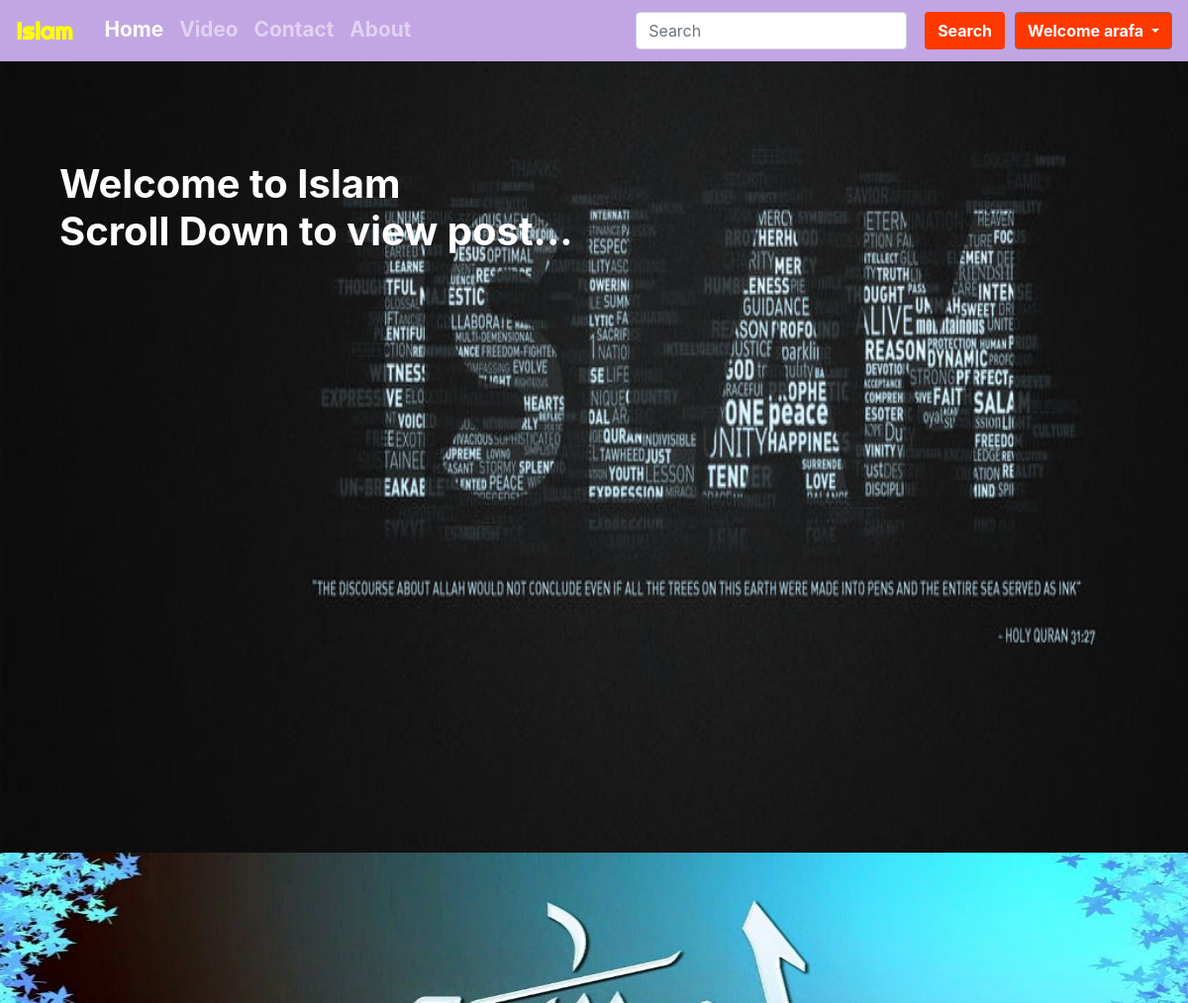
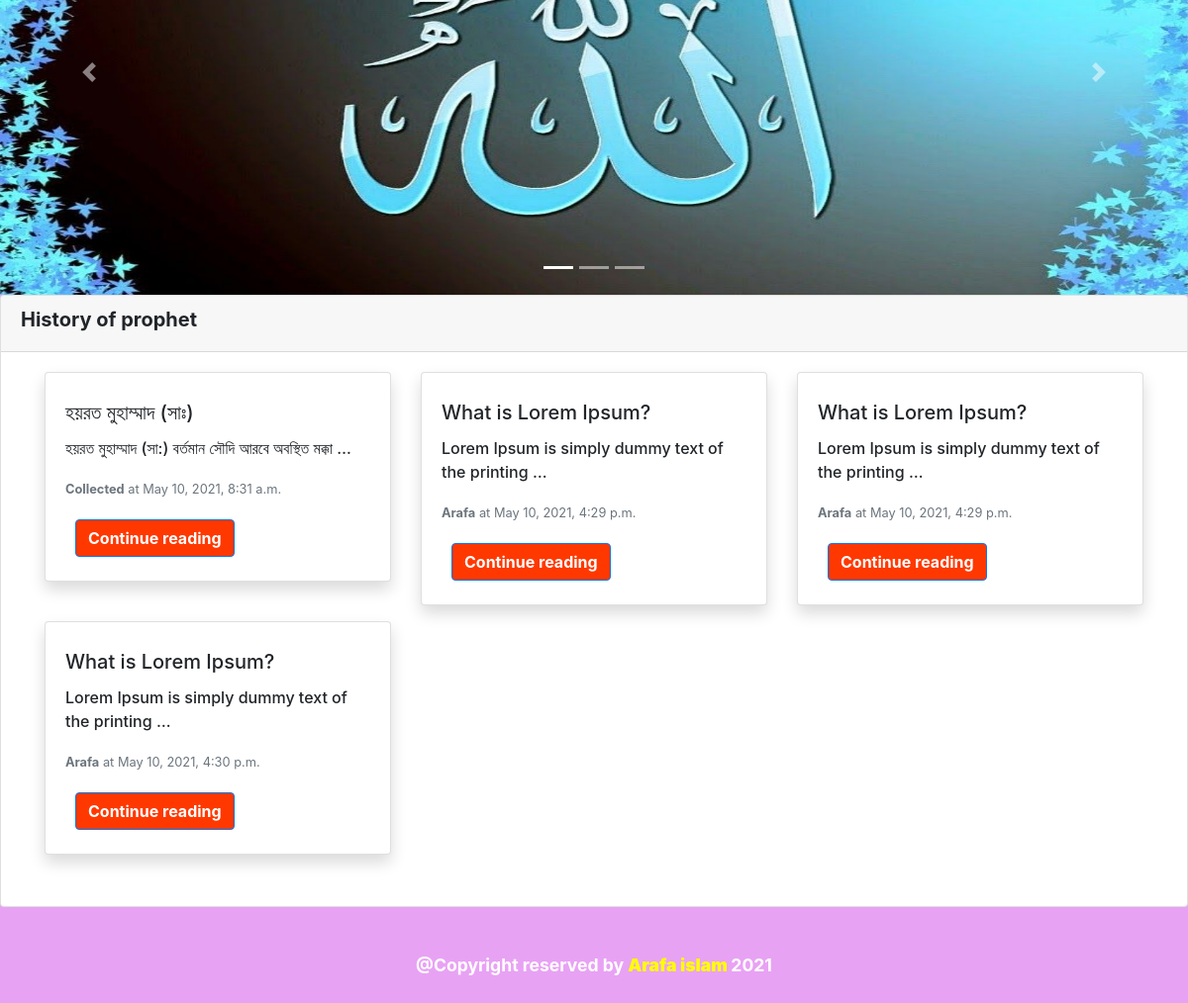
Screenshot of /myapp/ (signed in) with the database file from the repository (2 pictures, top to bottom).
### myapp/models.py (models this page shows, shortened)
class Post(models.Model):
    sno = models.AutoField(primary_key=True)
    title = models.CharField(max_length=300)
    slug = AutoSlugField(populate_from='title', unique_with='sno')
    content = models.TextField()
    author = models.CharField(max_length=25)
    timestamp = models.DateTimeField(default=now,blank=True)

### myapp/views.py (the view)
# urls.py: 2. Add a URL to urlpatterns:  path('', views.home, name='home')
def home(request):
    allposts=Post.objects.all()
    context ={'allposts':allposts}
    return render(request, "home.html",context)

### templates/home.html (shortened to what this page needs)
{% extends 'base.html' %}
{% block homeactive %}active{% endblock homeactive %}
{% block body %}
<div class="image2">
  <img style="height: 100vh; width: 100%;" src="/static/01.jpg" alt="pic">
<h1 class="mine3 text-white font-weight-bold">Welcome to Islam<p>Scroll Down to view post...</p></h1>
</div>
<div class="mine2 mt-0">
  <div id="carouselExampleCaptions" class="carousel slide" data-ride="carousel">
      <ol class="carousel-indicators">
        <li data-target="#carouselExampleCaptions" data-slide-to="0" class="active"></li>
        <li data-target="#carouselExampleCaptions" data-slide-to="1"></li>
        <li data-target="#carouselExampleCaptions" data-slide-to="2"></li>
      </ol>
      <div class="carousel-inner">
        <div class="carousel-item active">
          <img src="/static/20.jpg" class="d-block w-100" style="height: 450px;"alt="...">
          <div class="carousel-caption d-none d-md-block">
          </div>
        </div>
      </div>
      <a class="carousel-control-prev" href="#carouselExampleCaptions" role="button" data-slide="prev">
        <span class="carousel-control-prev-icon" aria-hidden="true"></span>
      </a>
      <a class="carousel-control-next" href="#carouselExampleCaptions" role="button" data-slide="next">
        <span class="carousel-control-next-icon" aria-hidden="true"></span>
      </a>
    </div>
  </div>
  <div class="card">
    <div class="card-header">
   <h5 class="font-weight-bold"> History of prophet</h5>
    </div>
    <div class="container  my-1">
      <div class="row mb-5">
          {% for post in allposts %}
          <div class="col-lg-4 col-sm-6 mt-3">
              <div class="mine card shadow bg-white rounded">
                  <div class="card-body ">
                      <h5 class="card-title mt-2">{{post.title|truncatechars:23}}</h5>
                      <p class="card-text">
                          {{post.content|truncatechars:50}}
                      </p>
                      <p class="card-text"><small class="text-muted"><b> {{post.author}}</b> at {{post.timestamp}}</small>
                      </p>
                      <a href="{{post.slug}}" class="btn btn-primary my-1">Continue reading</a>
                  </div>
              </div>
          </div>
          {% endfor %}
      </div>
  </div>
  </div>
{% endblock body %}

### templates/base.html (shortened to what this page needs)
<!doctype html>
<html lang="en">
<head>
  <link rel="stylesheet" type="text/css" href="your_website_domain/css_root/flaticon.css">
  <link rel="stylesheet" href="https://cdn.jsdelivr.net/npm/bootstrap@4.5.3/dist/css/bootstrap.min.css"
>
</head>
<body>
  <nav class="navbar sticky-top  navbar-expand-lg navbar-dark py-1">
    <a class="navbar-brand" href="/myapp">Islam</a>
    <div class="collapse ml-2 navbar-collapse" id="navbarSupportedContent">
      <ul class="navbar-nav mr-auto">
        <li class="nav-item {% block homeactive %}{% endblock homeactive %}">
          <a src="/fonts/Dhkblog.jpg" class="nav-link" href="/myapp">Home </a>
        </li>
        <li class="nav-item {% block videoactive %}{% endblock videoactive %}">
          <a class="nav-link" href="video">Video</a>
        </li>
        <li class="nav-item {% block contactactive %}{% endblock contactactive %} ">
          <a class="nav-link" href="contact">Contact</a>
        </li>
        <li class="nav-item {% block aboutactive %}{% endblock aboutactive %}">
          <a class="nav-link" href="about">About</a>
        </li>
      </ul>
      <form class="form-inline">
        <input class="form-control mr-sm-2" type="search" placeholder="Search" aria-label="Search">
        <button class="btn my-2" type="submit">Search</button>
      </form>
      {% if user.is_authenticated %}
      <div class="dropdown">
        <button class="btn btn-secondary dropdown-toggle" type="button" id="dropdownMenuButton" data-toggle="dropdown"
          aria-haspopup="true" aria-expanded="false">
          Welcome {{request.user}}
        </button>
      </div>
      {% endif %}
    </div>
  </nav>
  {% block body %}
  {% endblock body %}
<footer><h6 class="text-center font-weight-bolder text-white m-5">@Copyright reserved by <b class="text" > Arafa islam </b>2021</h6></footer>
</body>
</html>

### templates/base.html (style rules this page uses)
body { background-color: #c309e460; }
.navbar-brand { font-family: 'Righteous', cursive; font-weight: 600!important; }
.btn { background-color: #FF3800; color: white; margin-left: 10px; font-weight: bold; }
.nav-link { font-weight: bold; font-size: 1.3rem; }
.nav-link::after { content: ''; display: block; width: 0; background-color: yellow; height: 3px; transition: width .3s; }
.navbar-brand { font-weight: bold; font-size: 1.5rem; color:yellow!important; }
.navbar { z-index: 100000!important; background-color: #1db89e31; }
h6 { font-size: 1.1rem; }

### templates/home.html (style rules this page uses)
.text { color: yellow; }
.card-text { font-weight: 500; }
.mine { max-height: 490px; }
.mine2 { margin-top: 45px; }
.image2 { position: relative; }
.mine3 { position: absolute; top: 100px; left: 60px; }

### rows the page displays
Post: title "হয়রত মুহাম্মাদ (সাঃ)", content "হয়রত মুহাম্মাদ (সা:) বর্তমান সৌদি আরবে অবস্থিত মক্কা …", author "Collected", timestamp "May 10, 2021, 8:31 a.m."
Post: title "What is Lorem Ipsum?", content "Lorem Ipsum is simply dummy text of the printing …", author "Arafa", timestamp "May 10, 2021, 4:29 p.m."
Post: title "What is Lorem Ipsum?", content "Lorem Ipsum is simply dummy text of the printing …", author "Arafa", timestamp "May 10, 2021, 4:29 p.m."
Post: title "What is Lorem Ipsum?", content "Lorem Ipsum is simply dummy text of the printing …", author "Arafa", timestamp "May 10, 2021, 4:30 p.m."

### other values shown
{{ request.user }} "arafa"
